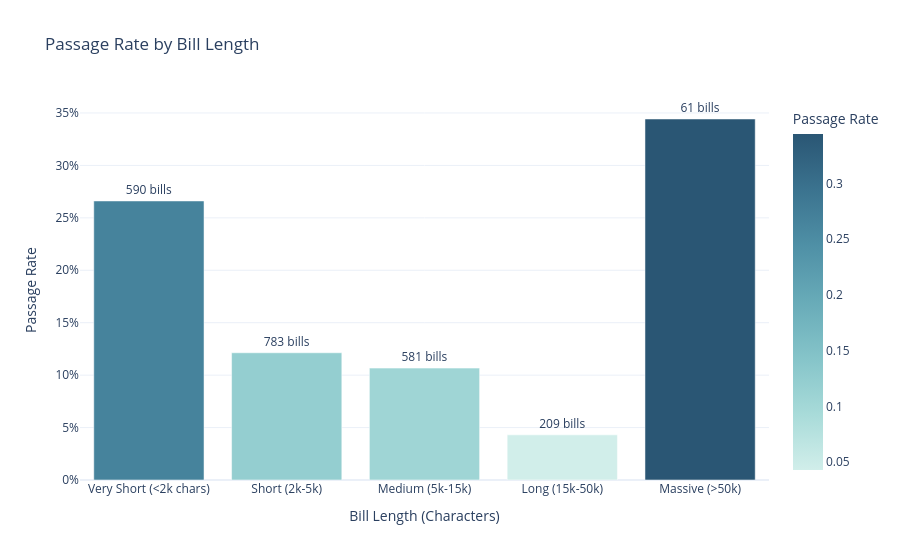

The code cell stored with this chart in its notebook:
### Markdown cell above
## 2. Does bill length predict success?

Short passed bills are often real, brief, and focused legislation (e.g. the "Full Faith and Credit Act"). Long bills are massive substantive packages that likely die in committee from complexity.

### Code cell
# Group by text length ranges (bins)
bins = [0, 2000, 5000, 15000, 50000, float('inf')]
labels = ['Very Short (<2k chars)', 'Short (2k-5k)', 'Medium (5k-15k)', 'Long (15k-50k)', 'Massive (>50k)']
df['length_category'] = pd.cut(df['text_length_log'], bins=bins, labels=labels)

length_stats = df.groupby('length_category')['passed'].agg(['mean', 'count']).reset_index()

fig = px.bar(
    length_stats, 
    x="length_category", 
    y="mean", 
    text="count",
    title="Passage Rate by Bill Length",
    labels={"mean": "Passage Rate", "length_category": "Bill Length (Characters)", "count": "Total Bills Introduced"},
    color="mean",
    color_continuous_scale="Teal"
)
fig.update_traces(texttemplate='%{text} bills', textposition='outside')
fig.update_layout(yaxis_tickformat='.0%')
fig.show()

### Figure 1 — Plotly figure (JSON) as saved in the notebook; plotly's stock layout.template omitted (floating-point values rounded to 4 significant figures)
{"data": [{"hovertemplate": "Bill Length (Characters)=%{x}<br>Passage Rate=%{marker.color}<br>Total Bills Introduced=%{text}<extra></extra>", "legendgroup": "", "marker": {"color": [0.2661, 0.1213, 0.1067, 0.04306, 0.3443], "coloraxis": "coloraxis", "pattern": {"shape": ""}}, "name": "", "orientation": "v", "showlegend": false, "text": [590.0, 783.0, 581.0, 209.0, 61.0], "textposition": "outside", "texttemplate": "%{text} bills", "type": "bar", "x": ["Very Short (<2k chars)", "Short (2k-5k)", "Medium (5k-15k)", "Long (15k-50k)", "Massive (>50k)"], "xaxis": "x", "y": [0.2661, 0.1213, 0.1067, 0.04306, 0.3443], "yaxis": "y"}], "layout": {"barmode": "relative", "coloraxis": {"autocolorscale": false, "colorbar": {"title": {"text": "Passage Rate"}}, "colorscale": [[0, "rgb(209, 238, 234)"], [0.1667, "rgb(168, 219, 217)"], [0.3333, "rgb(133, 196, 201)"], [0.5, "rgb(104, 171, 184)"], [0.6667, "rgb(79, 144, 166)"], [0.8333, "rgb(59, 115, 143)"], [1, "rgb(42, 86, 116)"]]}, "legend": {"tracegroupgap": 0}, "title": {"text": "Passage Rate by Bill Length"}, "xaxis": {"anchor": "y", "domain": [0, 1], "title": {"text": "Bill Length (Characters)"}}, "yaxis": {"anchor": "x", "domain": [0, 1], "tickformat": ".0%", "title": {"text": "Passage Rate"}}}}
